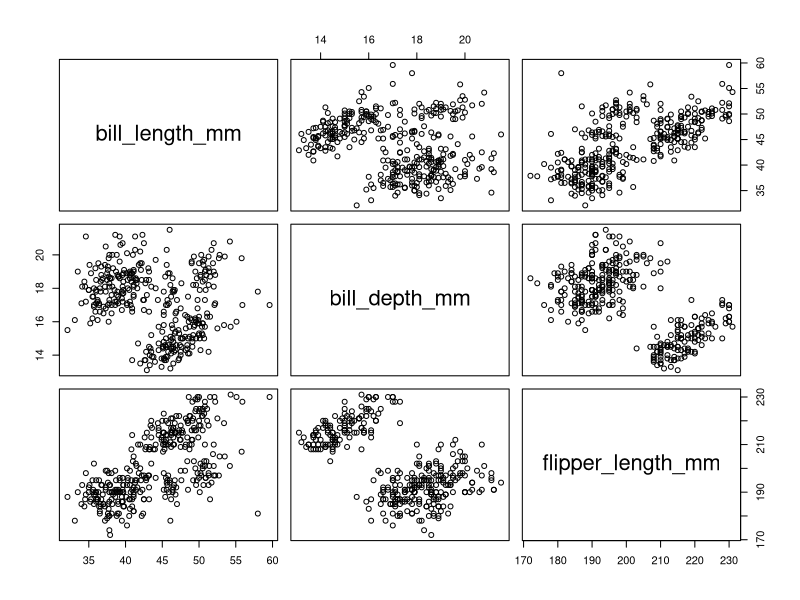
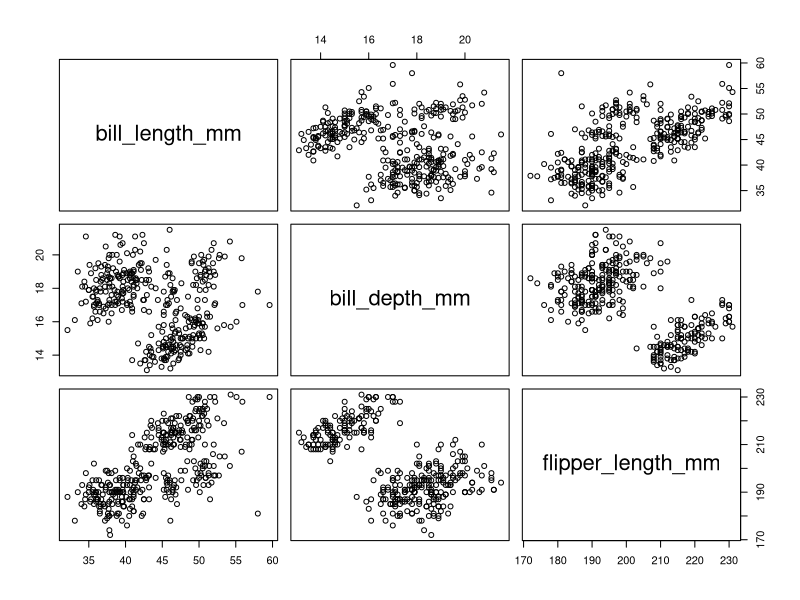
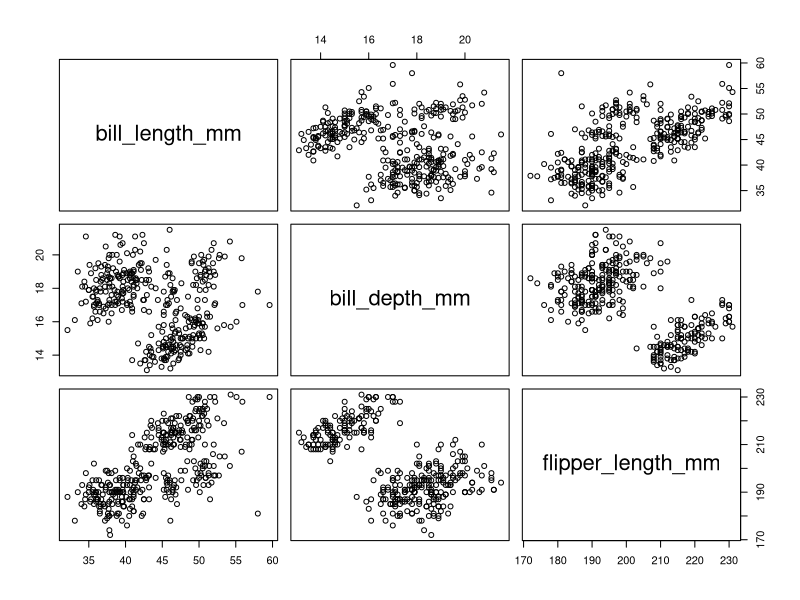

These figures' R source, in order:
## ---- chunk 1
knitr::opts_chunk$set(echo = TRUE)
## ---- chunk 2
require(palmerpenguins)
head(penguins)
## ---- chunk 3
plot(penguins[,3:5])
## ---- chunk 4

## ---- chunk 5
plot(penguins[, 3:5])
## ---- chunk 6
plot(penguins[, 3:5])
## ---- chunk 7






